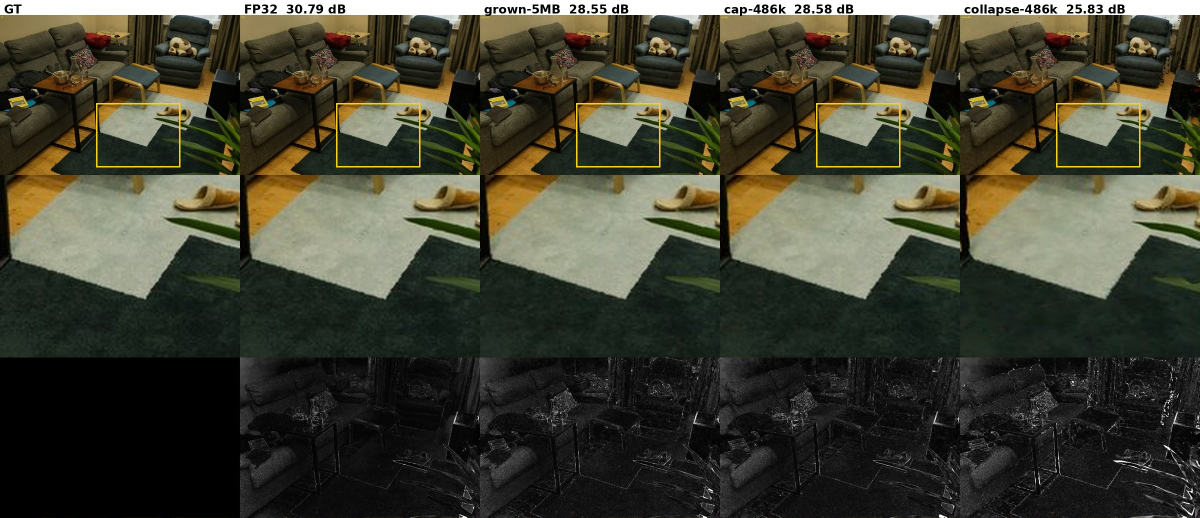
#> input picture paper/cvpr/figures/fig_g0_triptych.jpg, 2400 x 1035 px, found by its file name (shown at 1/2 size)
$ python make_fig_main_qualitative_v1.py
#> lines starting #> are read from the running program, lines starting #| are printed output that depends on the picture
"""make_fig_main_qualitative_v1.py (2026-11-12): the main-paper qualitative figure, cut from the existing montage fig_g0_triptych.jpg
(room, test view DSCF4683): ground truth, FP32 model, BudgetMesh at 5 MB (486k vertices), FP32 model simplified to the same vertex count.
Top row: full view; bottom row: the upper-right region enlarged (where the simplified mesh breaks up)."""
from PIL import Image
import matplotlib; matplotlib.use('Agg')
import matplotlib.pyplot as plt
from matplotlib.patches import Rectangle
plt.rcParams.update({'font.size': 8, 'pdf.fonttype': 42})
im = Image.open('paper/cvpr/figures/fig_g0_triptych.jpg'); CW = 480; Y0, Y1 = 32, 350
#> further down, im is the input picture: PIL image 2400x1035 RGB; mean R, G, B 65.4, 65.3, 50.4
cols = [(0, 'Ground truth'), (1, 'FP32 model, 597 MB\n30.79 dB'), (2, 'BudgetMesh, 5 MB\n28.55 dB'), (4, 'FP32 model simplified after training\nto 486k vertices (5 MB), 25.83 dB')]
ZX0, ZX1, ZY0, ZY1 = 300, 480, 0, 120      # zoom region inside one full view (pixels of the 480 x 318 view)
fig, axes = plt.subplots(2, 4, figsize=(7.0, 2.62), gridspec_kw={'height_ratios': [318, 320], 'hspace': 0.03, 'wspace': 0.02})
for j, (c, lab) in enumerate(cols):
    full = im.crop((c * CW, Y0, (c + 1) * CW, Y1)); zoom = full.crop((ZX0, ZY0, ZX1, ZY1)).resize((480, 320), Image.LANCZOS)
    axes[0, j].imshow(full); axes[0, j].add_patch(Rectangle((ZX0 + 1, ZY0 + 1), ZX1 - ZX0 - 3, ZY1 - ZY0 - 2, fill=False, ec='#e03030', lw=0.9))
    axes[1, j].imshow(zoom); axes[0, j].set_title(lab, fontsize=7.5, pad=2.5)
    for a in (axes[0, j], axes[1, j]): a.set_xticks([]); a.set_yticks([]); [sp.set_visible(False) for sp in a.spines.values()]
#> this loop made 4 passes
#> pass 1, `full = im.crop((c * CW, Y0, (c + 1) * CW, Y1))`:
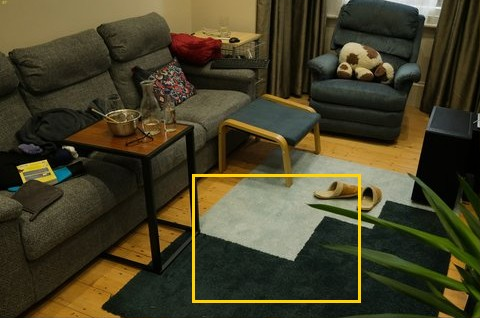
#> full: PIL image 480x318 RGB; mean R, G, B 69.7, 64.3, 39.6
#> pass 1, `zoom = full.crop((ZX0, ZY0, ZX1, ZY1)).resize((480, 320), Image.LANCZO`:
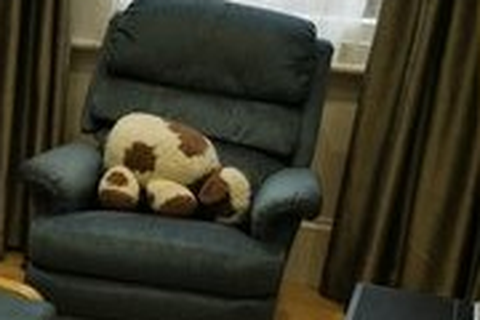
#> zoom: PIL image 480x320 RGB; mean R, G, B 56.2, 54.3, 38.9
fig.subplots_adjust(left=0, right=1, top=0.9, bottom=0)
fig.savefig('paper/cvpr/figures/fig_main_qualitative.pdf', dpi=300); fig.savefig('paper/cvpr/figures/fig_main_qualitative.png', dpi=200); print('written')
#> after `fig.savefig('paper/cvpr/figures/fig_main_qualitative.pdf', dpi=300)`:
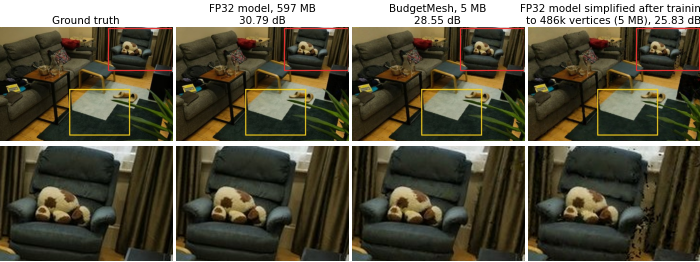
#> figure drawn by matplotlib, 8 panels

$ run again, with paper/cvpr/figures/fig_qualitative.jpg copied over paper/cvpr/figures/fig_g0_triptych.jpg
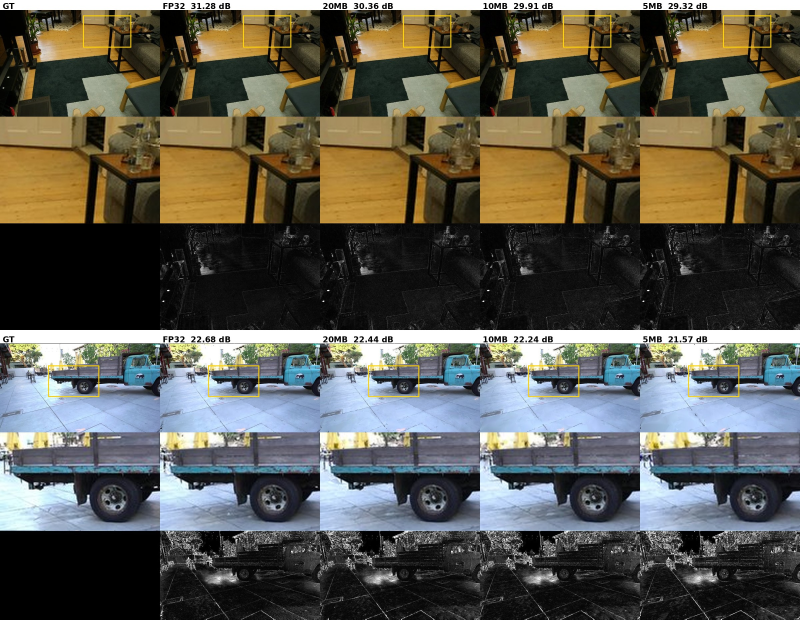
#> input picture paper/cvpr/figures/fig_qualitative.jpg, 2400 x 1858 px, found by its file name (shown at 1/3 size)
#> im is the input picture: PIL image 2400x1858 RGB; mean R, G, B 90.2, 88.2, 78.5
#> the loop `for j, (c, lab) in enumerate(cols):` made 4 passes
#> pass 1, `full = im.crop((c * CW, Y0, (c + 1) * CW, Y1))`:
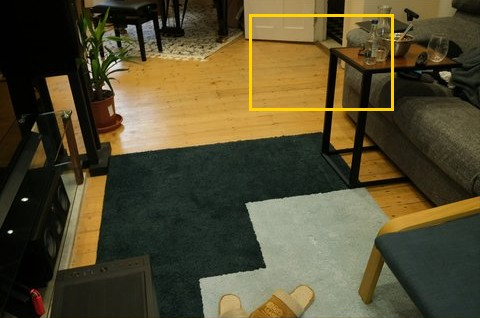
#> full: PIL image 480x318 RGB; mean R, G, B 83.7, 75.6, 47.6
#> pass 1, `zoom = full.crop((ZX0, ZY0, ZX1, ZY1)).resize((480, 320), Image.LANCZO`:
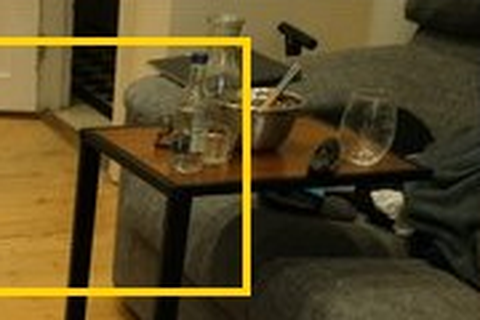
#> zoom: PIL image 480x320 RGB; mean R, G, B 88.4, 73.3, 36.2
